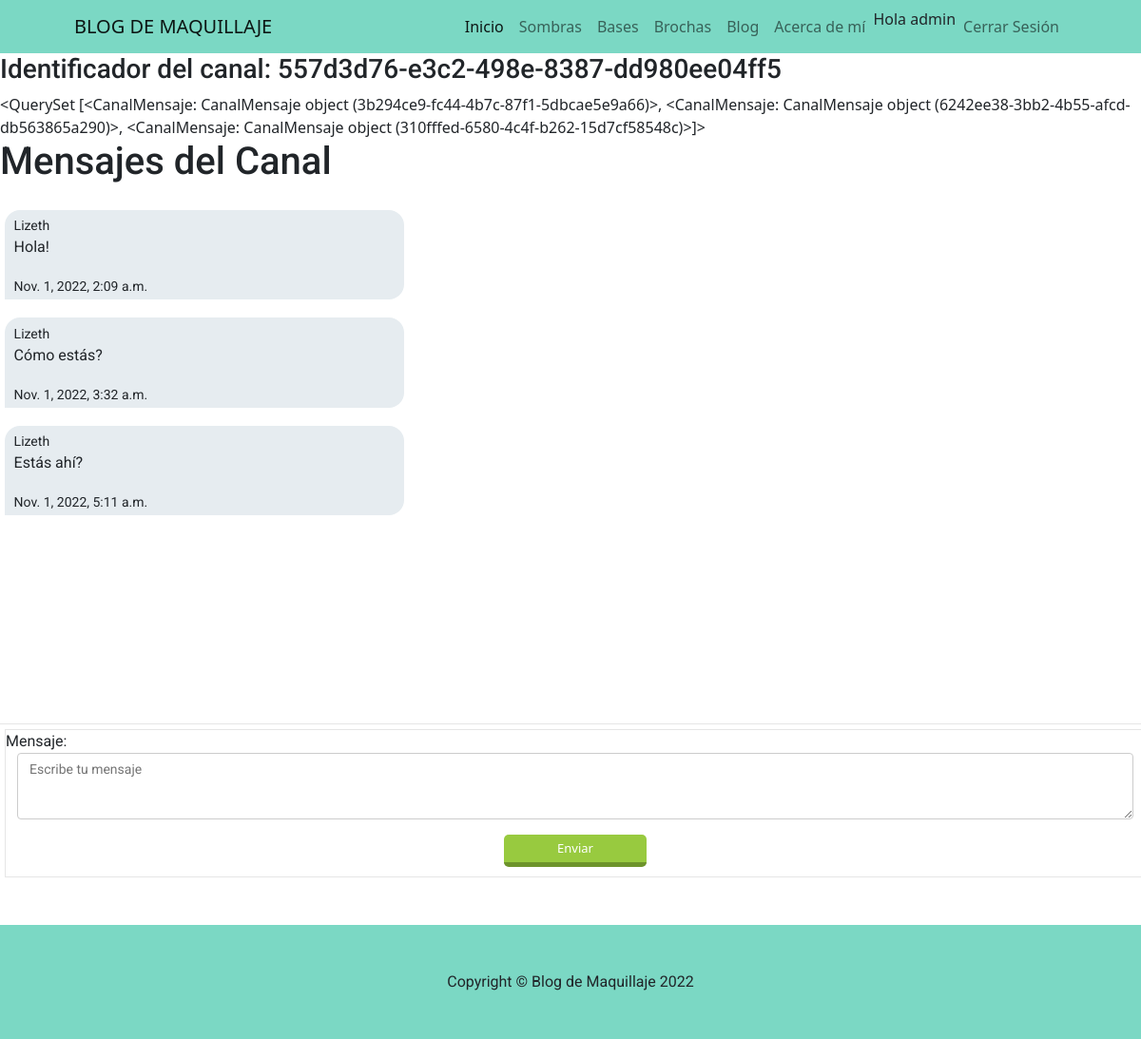
/Dm/canal/557d3d76e3c2498e8387dd980ee04ff5 (signed in), run on the app's committed database.
### Dm/models.py (models this page shows)
class ModelBase(models.Model):
    id = models.UUIDField(default=uuid.uuid4, primary_key=True, db_index=True, editable=False)
    tiempo = models.DateTimeField(auto_now_add=True)
    actualizar = models.DateTimeField(auto_now=True)
    class Meta:
        abstract = True

class Canal(ModelBase):
    usuarios = models.ManyToManyField(User, blank=True, through=CanalUsuario)
    objects = CanalManager()

class CanalMensaje(ModelBase):
    canal = models.ForeignKey('Canal', on_delete=models.CASCADE)
    usuario = models.ForeignKey(User, on_delete=models.CASCADE)
    texto = models.TextField()

### Dm/views.py (the view)
class CanalDetailView(LoginRequiredMixin, CanalFormMixin, DetailView):
    template_name= 'Dm/canal_detail.html'
    queryset = Canal.objects.all()
    def get_context_data(self, *args, **kwargs):
        context = super().get_context_data(*args, **kwargs)
        obj = context['object']
        print(obj)
        context['si_canal_miembro'] = self.request.user in obj.usuarios.all()
        return context

### Dm/forms.py
class FormMensajes(forms.Form):
    mensaje = forms.CharField(widget=forms.Textarea(attrs = {
            "class":"formulario_ms",
            "placeholder":"Escribe tu mensaje"
    }))

### Dm/templates/Dm/canal_detail.html (shortened to what this page needs)
{% extends "padre2.html" %}
{% block contenido_base %}
    <h3>Identificador del canal: {{object.id}}</h3>
    {{ object.canalmensaje_set.all }}
    <h1>Mensajes del Canal</h1>
    <div id="contenedor_ms">
    {% for mensaje in object.canalmensaje_set.all %}
            <div class="div_ms {% if request.user == mensaje.usuario %}mis_mensajes
            {% else %} tus_mensajes{% endif %}">
                <small>{{mensaje.usuario}}</small>
                <p>{{mensaje.texto}}</p>
                <small>{{mensaje.tiempo}}</small>
            </div>
    {% endfor %}
    </div>
    <div class="div_form_ms">
        <form id="form_submit" action="{{ request.path }}" method="POST">
            {{form.as_p}}
            <button type="submit" class="btn_enviar">
                Enviar
            </button>
        </form>
    </div>
{% endblock contenido_base %}

### Dm/templates/padre2.html (shortened to what this page needs)
{% load static %}
<!DOCTYPE html>
<html lang="en">
    <head>
        <link href="{% static 'AppGR/css/styles.css' %}" rel="stylesheet" />
    </head>
    <body>
        <nav class="navbar navbar-expand-lg navbar-light" style="background-color: #7bd8c4;">
            <div class="container px-5">
                <a class="navbar-brand mb-0 h1" href="{% url 'inicio' %}">BLOG DE MAQUILLAJE</a>
                <div class="collapse navbar-collapse" id="navbarSupportedContent">
                    <ul class="navbar-nav ms-auto mb-2 mb-lg-0">
                        <li class="nav-item"><a class="nav-link active" aria-current="page" href="{% url 'inicio' %}">Inicio</a></li>
                        <li class="nav-item"><a class="nav-link" href="{% url 'sombras' %}">Sombras</a></li>
                        <li class="nav-item"><a class="nav-link" href="{% url 'base' %}">Bases</a></li>
                        <li class="nav-item"><a class="nav-link" href="{% url 'brochas' %}">Brochas</a></li>
                        <li class="nav-item"><a class="nav-link" href="{% url 'blog' %}">Blog</a></li>
                        <li class="nav-item"><a class="nav-link" href="{% url 'about' %}">Acerca de mí</a></li>
                        {% if user.is_authenticated %}
                        <li class="nav-item"><a> Hola {{ user.username }}</a></li>
                        <li class="nav-item"><a class="nav-link" href="{% url 'logout' %}">Cerrar Sesión</a></li>
                        {% else %}
                        <li class="nav-item"><a class="nav-link" href="{% url 'login' %}">Ingresar</a></li>
                        <li class="nav-item"><a class="nav-link" href="{% url 'register' %}">Registrarse</a></li>
                        {% endif %}
                    </ul>
                </div>
            </div>
        </nav>
        {% block contenido_base %}
        {% endblock contenido_base %}
        <footer class="py-5" style="background-color: #7bd8c4;">
            <div class="container px-4 px-lg-5"><p class="m-0 text-center text-dark">Copyright &copy; Blog de Maquillaje 2022</p></div>
        </footer>
    </body>
</html>

### Dm/templates/Dm/canal_detail.html (style rules this page uses)
#contenedor_ms { width: 100%; height: calc(70vh); margin: 5px 0; overflow-y: auto; border-bottom: 1px solid #e6e6e6; background: #fff; }
.div_ms { margin: 1.2rem auto; width: 35%; padding: 0.2rem 0.6rem 0.2rem 0.6rem; }
.tus_mensajes { background: rgb(230, 236, 240); margin-left: 5px; border-bottom-right-radius: 16px; border-top-left-radius: 16px; border-top-right-radius: 16px; }
.div_form_ms { width: 100%; margin-top: 5px; margin-bottom: 5px; margin-left: 5px; border: 1px solid #e6e6e6; }
#id_mensaje { display: block; padding: 6px 12px; margin-left: 1%; margin-right: 1%; width: 98%; min-width: 98%; max-width: 98%; height: 70px; min-height: 70px; max-height: 70px; box-sizing: border-box; font-size: 14px; color: #333; border: 1px solid #ccc; border-radius: 4px; }
.btn_enviar { background: #98ca3f; color: #fff; padding: 5px 10px; border-radius: 5px; border: none; outline: none; border-bottom: 5px solid #6d932b; width: 150px; cursor: pointer; display: block; margin: 10px auto; font-size: 13px; transition: 0.3; }

### Dm/templates/padre2.html (style rules this page uses)
* { margin: 0; padding: 0; }
h1, h2, h3, p, small { font-family: 'Roboto', sans-serif; }

### data on the page
Canal: id "557d3d76-e3c2-498e-8387-dd980ee04ff5", canalmensaje_set.all "<QuerySet [<CanalMensaje: CanalMensaje object (3b294ce9-fc44-4b7c-87f1-5dbcae5e9a66)>, <CanalMensaje: CanalMensaje object (6242ee38-3bb2-4b55-afcd-db563865a290)>, <CanalMensaje: CanalMensaje object (310fffed-6580-4c4f-b262-15d7cf58548c)>]>"
CanalMensaje: usuario "Lizeth", texto "Hola!", tiempo "Nov. 1, 2022, 2:09 a.m."
CanalMensaje: usuario "Lizeth", texto "Cómo estás?", tiempo "Nov. 1, 2022, 3:32 a.m."
CanalMensaje: usuario "Lizeth", texto "Estás ahí?", tiempo "Nov. 1, 2022, 5:11 a.m."

### other printed values
{{ user.username }} "admin"
